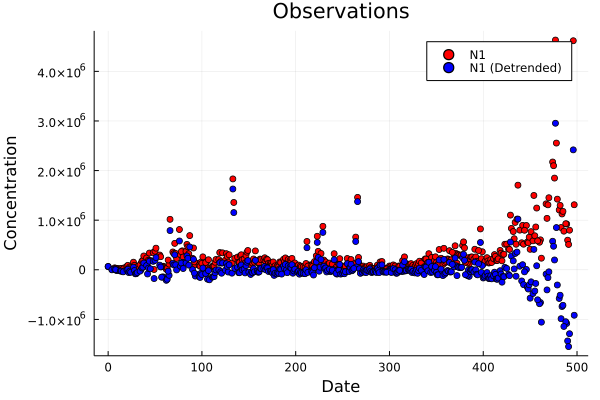

Reproduce this figure in Julia.
#===============================================================================
|                                                                              |
|                                   step01.jl                                  |
|                                                                              |
|==============================================================================|
|                                                                              |
|        This step reads in and displays the covid wastewater data.            |
|                                                                              |
|        Author(s): Abe Megahed                                                |
|                                                                              |
|        This file is subject to the terms and conditions defined in           |
|        'LICENSE.txt', which is part of this source code distribution.        |
|                                                                              |
|==============================================================================|
|     Copyright (C) 2022, Data Science Institute, University of Wisconsin      |
|==============================================================================#

using Plots
include("./utilities/read-files.jl")
include("./utilities/display.jl")

# Read the data from a CSV file.
dataframe = ReadDF("../../data/processed/DetrendedCov.csv")
first(dataframe, 5)

# Plot the concentration data (N1 column) in red.
Plots.scatter(dataframe."Date", dataframe."N1", color="red", xlabel="Date", ylabel="Concentration", 
label="N1", title="Observations")

# Plot the detrended concentration data (DetrendedN1 column) in blue.
show(Plots.scatter!(dataframe."Date", dataframe."DetrendedN1", color="blue", xlabel="Date", ylabel="Concentration", label="N1 (Detrended)", title="Observations"), "step01.png")
